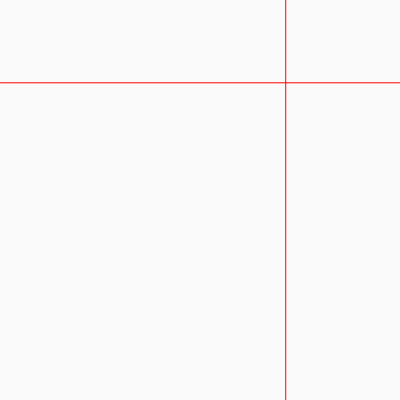
Frame 1 (no input)
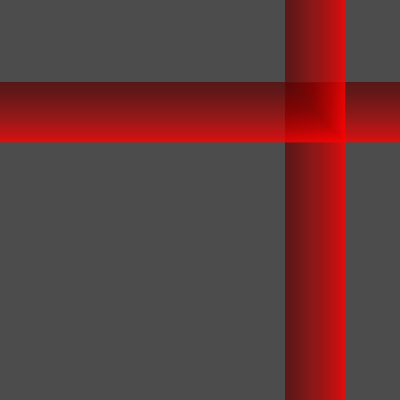
Frame 60 (no input)
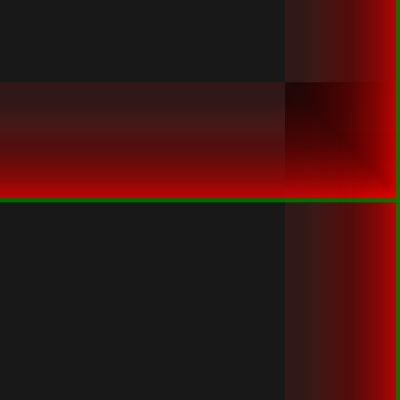
Frame 120 (the mouse pressed at the canvas centre since frame 60)

The p5.js sketch that drew these frames (run headless with seeded random() and noise() and a simulated clock; from frame 60 on, the mouse is pressed at the canvas centre):

// p5.js sketch
// ── sketch.js
// https://editor.p5js.org/p5name/sketches/bpUutVbYo
// ims black-n rgg-1 bounce

let my = {};

function setup() {
  my.bgAlpha = 5;
  my.width = 400;
  my.height = 400;
  my.xpos = 0;
  my.ypos = 0;
  my.xspeed = 1;
  my.yspeed = 1;
  // my.xlen = 0;
  // my.ylen = 0;
  my.debug = 1;
  // my.fullScreenBtn = 0;
  my.startTime = 0;
  my.changeTime = 5.0;
  my.colors = ["red", "green", "gold"];
  my.colorIndex = 0;

  if (!my.debug) {
    my.width = windowWidth;
    my.height = windowHeight;
  }
  createCanvas(my.width, my.height);
  noStroke();

  my.fullScreenBtn = createButton("Full Screen");
  my.fullScreenBtn.mousePressed(full_screen_action);
  my.fullScreenBtn.style("font-size:42px");

  my.startTime = millis() / 1000.0;

  new_pos();

  // init_dim();
}

function draw() {
  background(0, my.bgAlpha);
  // strokeWeight(0);
  // fill("black");
  // rect(0, 0, width, height);
  // check_time();

  strokeWeight(1);
  // stroke(255);
  stroke(my.colors[my.colorIndex]);

  line(0, my.ypos, width, my.ypos);

  line(my.xpos, 0, my.xpos, height);

  my.ypos += my.yspeed;
  if (my.ypos > height || my.ypos < 0) {
    my.yspeed *= -1;
    changeColor();
  }
  my.xpos += my.xspeed;
  if (my.xpos > width || my.xpos < 0) {
    my.xspeed *= -1;
    changeColor();
  }
}

function changeColor() {
  my.colorIndex = (my.colorIndex + 1) % my.colors.length;
}

function new_pos() {
  my.xpos = random(0, width);
  my.ypos = random(0, height);
}

function check_time() {
  let now = millis() / 1000;
  if (now - my.startTime > my.changeTime) {
    my.startTime = now;
    new_pos();
  }
}

// function init_dim() {
//   xlen = width / 3;
//   ylen = height;
// }

// From
// https://editor.p5js.org/jht1493/sketches/5LgILr8RF

function full_screen_action() {
  my.fullScreenBtn.remove();
  fullscreen(1);
  let delay = 3000;
  setTimeout(ui_present_window, delay);
}

function ui_present_window() {
  resizeCanvas(windowWidth, windowHeight);
  // init_dim();
}

// https://editor.p5js.org/jht9629-nyu/sketches/8Iazn1D_P
// ims black-n white-1

// https://editor.p5js.org/jht9629-nyu/sketches/3VKJ-q8ar
// ims03-jht scrolling color bars

// https://editor.p5js.org/jht9629-nyu/sketches/Mpgun-Kti
// ims black-n white-1 bounce
